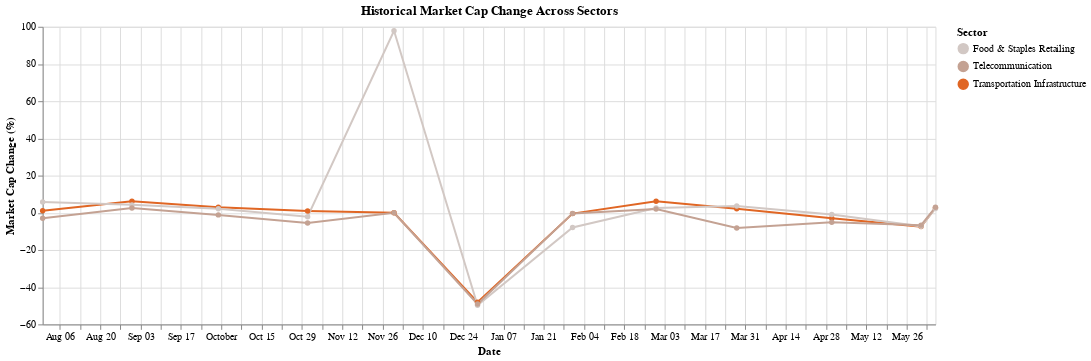

Here is the notebook cell this chart was saved with:
### Code cell
change_mc_chart

### Figure 1 — Vega-Lite specification as saved in the notebook (floating-point values rounded to 4 significant figures)
{"config": {"view": {"continuousWidth": 400, "continuousHeight": 300}}, "data": {"name": "data-679426e7015e25c4139c472bcc351b41"}, "mark": {"type": "line", "point": true}, "encoding": {"color": {"field": "Sector", "scale": {"scheme": "lightgreyred"}, "sort": {"field": "Sector", "order": "ascending"}, "type": "nominal"}, "tooltip": [{"field": "Sector", "type": "nominal"}, {"field": "Date", "type": "temporal"}, {"field": "Market Cap Change (%)", "format": ".2f", "type": "quantitative"}], "x": {"field": "Date", "type": "temporal"}, "y": {"field": "Market Cap Change (%)", "type": "quantitative"}}, "title": "Historical Market Cap Change Across Sectors", "width": 900, "$schema": "https://vega.github.io/schema/vega-lite/v4.17.0.json", "datasets": {"data-679426e7015e25c4139c472bcc351b41": [{"Sector": "Transportation Infrastructure", "Date": "2023-07-31", "Market Cap Change": 0.01089, "Market Cap Change (%)": 1.089}, {"Sector": "Transportation Infrastructure", "Date": "2023-08-31", "Market Cap Change": 0.06215, "Market Cap Change (%)": 6.215}, {"Sector": "Transportation Infrastructure", "Date": "2023-09-30", "Market Cap Change": 0.02951, "Market Cap Change (%)": 2.951}, {"Sector": "Transportation Infrastructure", "Date": "2023-10-31", "Market Cap Change": 0.009377, "Market Cap Change (%)": 0.9377}, {"Sector": "Transportation Infrastructure", "Date": "2023-11-30", "Market Cap Change": 1e-16, "Market Cap Change (%)": 1e-14}, {"Sector": "Transportation Infrastructure", "Date": "2023-12-29", "Market Cap Change": -0.4805, "Market Cap Change (%)": -48.05}, {"Sector": "Transportation Infrastructure", "Date": "2024-01-31", "Market Cap Change": -0.004345, "Market Cap Change (%)": -0.4345}, {"Sector": "Transportation Infrastructure", "Date": "2024-02-29", "Market Cap Change": 0.06153, "Market Cap Change (%)": 6.153}, {"Sector": "Transportation Infrastructure", "Date": "2024-03-28", "Market Cap Change": 0.02144, "Market Cap Change (%)": 2.144}, {"Sector": "Transportation Infrastructure", "Date": "2024-04-30", "Market Cap Change": -0.02963, "Market Cap Change (%)": -2.963}, {"Sector": "Transportation Infrastructure", "Date": "2024-05-31", "Market Cap Change": -0.07428, "Market Cap Change (%)": -7.428}, {"Sector": "Transportation Infrastructure", "Date": "2024-06-05", "Market Cap Change": 0.0264, "Market Cap Change (%)": 2.64}, {"Sector": "Food & Staples Retailing", "Date": "2023-07-31", "Market Cap Change": 0.0578, "Market Cap Change (%)": 5.78}, {"Sector": "Food & Staples Retailing", "Date": "2023-08-31", "Market Cap Change": 0.04259, "Market Cap Change (%)": 4.259}, {"Sector": "Food & Staples Retailing", "Date": "2023-09-30", "Market Cap Change": 0.02204, "Market Cap Change (%)": 2.204}, {"Sector": "Food & Staples Retailing", "Date": "2023-10-31", "Market Cap Change": -0.02131, "Market Cap Change (%)": -2.131}, {"Sector": "Food & Staples Retailing", "Date": "2023-11-30", "Market Cap Change": 0.9783, "Market Cap Change (%)": 97.83}, {"Sector": "Food & Staples Retailing", "Date": "2023-12-29", "Market Cap Change": -0.4969, "Market Cap Change (%)": -49.69}, {"Sector": "Food & Staples Retailing", "Date": "2024-01-31", "Market Cap Change": -0.07879, "Market Cap Change (%)": -7.879}, {"Sector": "Food & Staples Retailing", "Date": "2024-02-29", "Market Cap Change": 0.0261, "Market Cap Change (%)": 2.61}, {"Sector": "Food & Staples Retailing", "Date": "2024-03-28", "Market Cap Change": 0.03632, "Market Cap Change (%)": 3.632}, {"Sector": "Food & Staples Retailing", "Date": "2024-04-30", "Market Cap Change": -0.009056, "Market Cap Change (%)": -0.9056}, {"Sector": "Food & Staples Retailing", "Date": "2024-05-31", "Market Cap Change": -0.07279, "Market Cap Change (%)": -7.279}, {"Sector": "Food & Staples Retailing", "Date": "2024-06-05", "Market Cap Change": 0.02303, "Market Cap Change (%)": 2.303}, {"Sector": "Telecommunication", "Date": "2023-07-31", "Market Cap Change": -0.02976, "Market Cap Change (%)": -2.976}, {"Sector": "Telecommunication", "Date": "2023-08-31", "Market Cap Change": 0.0259, "Market Cap Change (%)": 2.59}, {"Sector": "Telecommunication", "Date": "2023-09-30", "Market Cap Change": -0.0114, "Market Cap Change (%)": -1.14}, {"Sector": "Telecommunication", "Date": "2023-10-31", "Market Cap Change": -0.05462, "Market Cap Change (%)": -5.462}, {"Sector": "Telecommunication", "Date": "2023-11-30", "Market Cap Change": 1e-16, "Market Cap Change (%)": 1e-14}, {"Sector": "Telecommunication", "Date": "2023-12-29", "Market Cap Change": -0.4904, "Market Cap Change (%)": -49.04}, {"Sector": "Telecommunication", "Date": "2024-01-31", "Market Cap Change": -0.003236, "Market Cap Change (%)": -0.3236}, {"Sector": "Telecommunication", "Date": "2024-02-29", "Market Cap Change": 0.01975, "Market Cap Change (%)": 1.975}, {"Sector": "Telecommunication", "Date": "2024-03-28", "Market Cap Change": -0.08222, "Market Cap Change (%)": -8.222}, {"Sector": "Telecommunication", "Date": "2024-04-30", "Market Cap Change": -0.05084, "Market Cap Change (%)": -5.084}, {"Sector": "Telecommunication", "Date": "2024-05-31", "Market Cap Change": -0.06653, "Market Cap Change (%)": -6.653}, {"Sector": "Telecommunication", "Date": "2024-06-05", "Market Cap Change": 0.02966, "Market Cap Change (%)": 2.966}]}}
